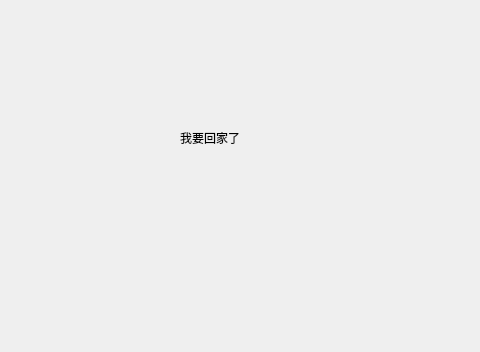
<?xml version="1.0" encoding="UTF-8"?>
<ui version="4.0">
 <class>Form</class>
 <widget class="QWidget" name="Form">
  <property name="geometry">
   <rect>
    <x>0</x>
    <y>0</y>
    <width>480</width>
    <height>352</height>
   </rect>
  </property>
  <property name="windowTitle">
   <string>Form</string>
  </property>
  <widget class="QLabel" name="label">
   <property name="geometry">
    <rect>
     <x>180</x>
     <y>130</y>
     <width>151</width>
     <height>16</height>
    </rect>
   </property>
   <property name="text">
    <string>我要回家了</string>
   </property>
  </widget>
 </widget>
 <resources/>
 <connections/>
</ui>
